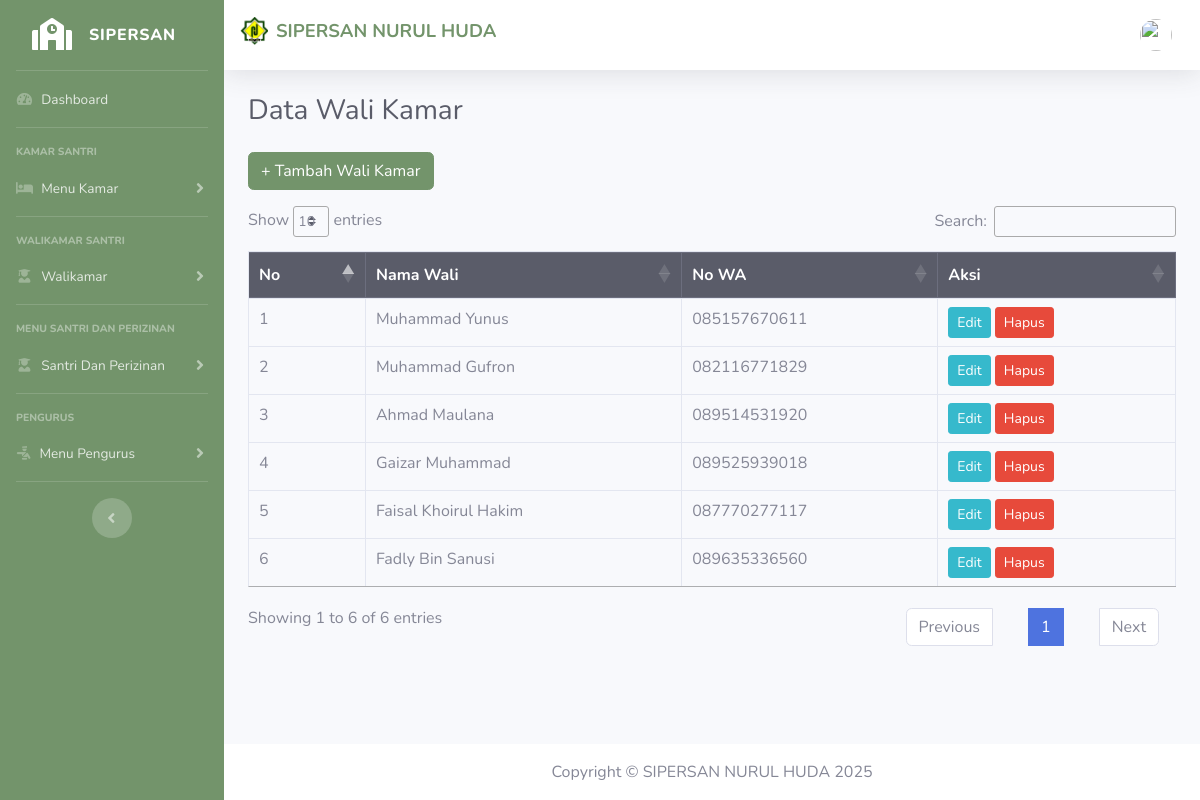
Page /index.php/walikamar on the committed database.
### tables this page shows
CREATE TABLE `tb_walikamar` (
  `id_walikamar` int(11) NOT NULL,
  `id_pengurus` int(11) DEFAULT NULL,
  `no_walikamar` varchar(50) DEFAULT NULL,
  `nama_walikamar` varchar(100) DEFAULT NULL,
  `pesan` text DEFAULT NULL,
  `waktu_kirim` datetime DEFAULT NULL,
  `status_kirim` enum('terkirim','pending','gagal') DEFAULT 'pending',
  `chat_id` varchar(50) DEFAULT NULL
);

### application/controllers/Walikamar.php (called while the page is built, shortened)
<?php
class Walikamar extends CI_Controller {
    public function __construct() {
        $this->load->model('Mwalikamar');
    }
    public function index() {
        $data['title'] = 'Data Wali Kamar';
        $data['walikamar'] = $this->Mwalikamar->get_all();
        $this->load->view('templates_admin/header', $data);
        $this->load->view('templates_admin/sidebar');
        $this->load->view('walikamar_index', $data);
        $this->load->view('templates_admin/footer');
    }
}

### index.php (called while the page is built, shortened)
<?php
require_once BASEPATH.'core/CodeIgniter.php';

### application/models/Mwalikamar.php (called while the page is built, shortened)
<?php
class Mwalikamar extends CI_Model {
    public function get_all() {
        return $this->db->get('tb_walikamar')->result();
    }
}

### application/views/walikamar_index.php (the view, shortened to what this page needs)
<div class="container-fluid">
    <h1 class="h3 mb-4 text-gray-800"><?= $title ?></h1>
    <button class="btn btn-primary mb-3" data-toggle="modal" data-target="#modalTambah">+ Tambah Wali Kamar</button>
    <table class="table table-bordered table-hover" id="datatable">
        <thead class="thead-dark">
            <tr>
                <th>No</th>
                <th>Nama Wali</th>
                <th>No WA</th>
                <th>Aksi</th>
            </tr>
        </thead>
        <tbody>
            <?php $no = 1; foreach ($walikamar as $w): ?>
            <tr>
                <td><?= $no++ ?></td>
                <td><?= $w->nama_walikamar ?></td>
                <td><?= $w->no_walikamar ?></td>
                <td>
                    <button class="btn btn-sm btn-info" data-toggle="modal" data-target="#modalEdit<?= $w->id_walikamar ?>">Edit</button>
                    <a href="#" class="btn btn-sm btn-danger btn-hapus" data-url="<?= base_url('walikamar/hapus/'.$w->id_walikamar) ?>">Hapus</a>
                </td>
            </tr>
            <?php endforeach ?>
        </tbody>
    </table>
</div>

### application/views/templates_admin/header.php (style rules this page uses)
.btn-primary { background-color: #73946B !important; border-color: #73946B !important; }

### rows in the picture
tb_walikamar: nama_walikamar "Muhammad Yunus", no_walikamar "085157670611"
tb_walikamar: nama_walikamar "Muhammad Gufron", no_walikamar "082116771829"
tb_walikamar: nama_walikamar "Ahmad Maulana", no_walikamar "089514531920"
tb_walikamar: nama_walikamar "Gaizar Muhammad", no_walikamar "089525939018"
tb_walikamar: nama_walikamar "Faisal Khoirul Hakim", no_walikamar "087770277117"
tb_walikamar: nama_walikamar "Fadly Bin Sanusi", no_walikamar "089635336560"

### other values in the picture
$title "Data Wali Kamar"
